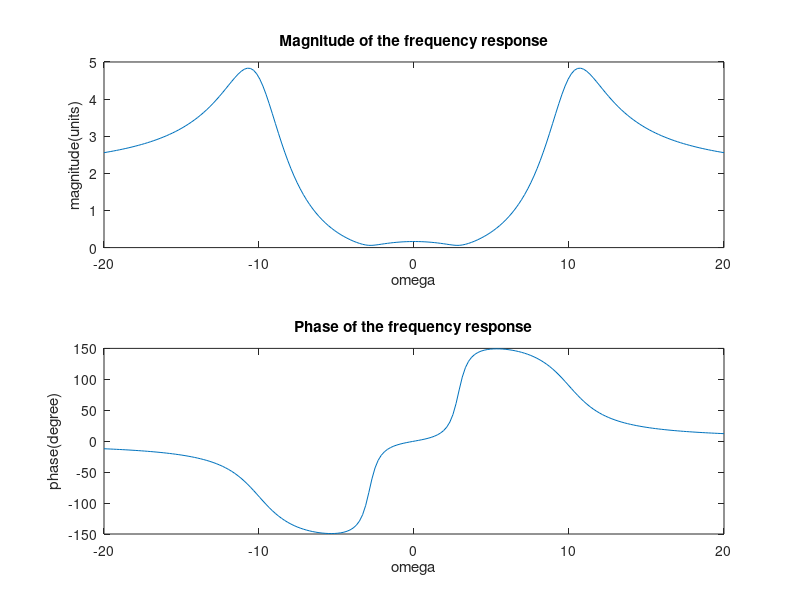
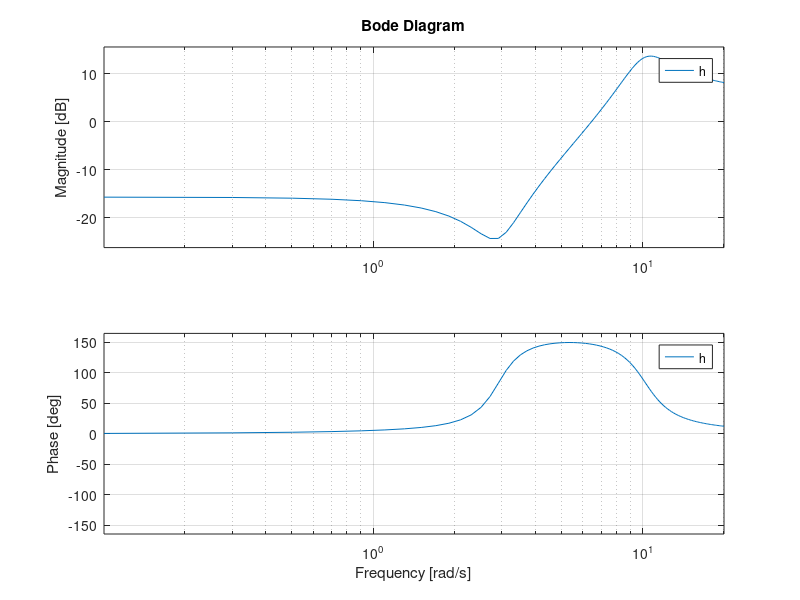

Write MATLAB code to recreate these figures, in order.
clear all;
close all;

b = [2 2 17];   % Numerator coefficients
a = [1 4 104];  % Demoninator coefficients
omega = linspace(-20,20,200); % taking 200 points between -20 and 20
H = freqs(b,a,omega);   %evaluate the frequency response of a Laplace transform.

magnitude = abs(H); % taking the absolute value
phase = angle(H);   % taking the phase
phaseDegree = phase*180/pi; % converting phase from radians to degree

subplot(2,1,1);
plot(omega,magnitude);      % plotting the magnitude 
title('Magnitude of the frequency response')
xlabel('omega')
ylabel('magnitude(units)')

subplot(2,1,2);
plot(omega, phaseDegree);   % plotting the phase
title('Phase of the frequency response')
xlabel('omega')
ylabel('phase(degree)')

figure
h = tf(b,a);    % taking denominator and the nominator for bode function
bode(h,omega)   % plotting the bode diagram